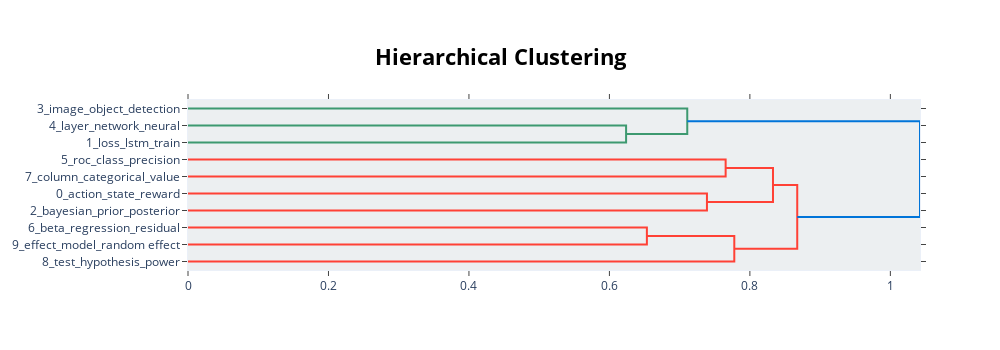

The code cell stored with this chart in its notebook:
### Code cell
# Visualize connections between topics using hierachical clustering
topic_model.visualize_hierarchy(top_n_topics=10)

### Figure 1 — Plotly figure (JSON) as saved in the notebook; plotly's stock layout.template omitted (floating-point values rounded to 4 significant figures)
{"data": [{"hoverinfo": "text", "marker": {"color": "rgb(61,153,112)"}, "mode": "lines", "type": "scatter", "x": [0, 0.6237, 0.6237, 0], "xaxis": "x", "y": [-15, -15, -25, -25], "yaxis": "y"}, {"hoverinfo": "text", "marker": {"color": "rgb(61,153,112)"}, "mode": "lines", "type": "scatter", "x": [0, 0.7108, 0.7108, 0.6237], "xaxis": "x", "y": [-5, -5, -20, -20], "yaxis": "y"}, {"hoverinfo": "text", "marker": {"color": "rgb(255,65,54)"}, "mode": "lines", "type": "scatter", "x": [0, 0.7655, 0.7655, 0], "xaxis": "x", "y": [-35, -35, -45, -45], "yaxis": "y"}, {"hoverinfo": "text", "marker": {"color": "rgb(255,65,54)"}, "mode": "lines", "type": "scatter", "x": [0, 0.7389, 0.7389, 0], "xaxis": "x", "y": [-55, -55, -65, -65], "yaxis": "y"}, {"hoverinfo": "text", "marker": {"color": "rgb(255,65,54)"}, "mode": "lines", "type": "scatter", "x": [0.7655, 0.8329, 0.8329, 0.7389], "xaxis": "x", "y": [-40, -40, -60, -60], "yaxis": "y"}, {"hoverinfo": "text", "marker": {"color": "rgb(255,65,54)"}, "mode": "lines", "type": "scatter", "x": [0, 0.6533, 0.6533, 0], "xaxis": "x", "y": [-75, -75, -85, -85], "yaxis": "y"}, {"hoverinfo": "text", "marker": {"color": "rgb(255,65,54)"}, "mode": "lines", "type": "scatter", "x": [0.6533, 0.7778, 0.7778, 0], "xaxis": "x", "y": [-80, -80, -95, -95], "yaxis": "y"}, {"hoverinfo": "text", "marker": {"color": "rgb(255,65,54)"}, "mode": "lines", "type": "scatter", "x": [0.8329, 0.8674, 0.8674, 0.7778], "xaxis": "x", "y": [-50, -50, -87.5, -87.5], "yaxis": "y"}, {"hoverinfo": "text", "marker": {"color": "rgb(0,116,217)"}, "mode": "lines", "type": "scatter", "x": [0.7108, 1.042, 1.042, 0.8674], "xaxis": "x", "y": [-12.5, -12.5, -68.75, -68.75], "yaxis": "y"}], "layout": {"autosize": false, "height": 350, "hoverlabel": {"bgcolor": "white", "font": {"family": "Rockwell", "size": 16}}, "hovermode": "closest", "plot_bgcolor": "#ECEFF1", "showlegend": false, "title": {"font": {"color": "Black", "size": 22}, "text": "<b>Hierarchical Clustering</b>", "x": 0.5, "xanchor": "center", "yanchor": "top"}, "width": 1000, "xaxis": {"mirror": "allticks", "rangemode": "tozero", "showgrid": false, "showline": true, "showticklabels": true, "ticks": "outside", "type": "linear", "zeroline": false}, "yaxis": {"mirror": "allticks", "range": [-100, 0], "rangemode": "tozero", "showgrid": false, "showline": true, "showticklabels": true, "tickmode": "array", "ticks": "outside", "ticktext": ["3_image_object_detection", "4_layer_network_neural", "1_loss_lstm_train", "5_roc_class_precision", "7_column_categorical_value", "0_action_state_reward", "2_bayesian_prior_posterior", "6_beta_regression_residual", "9_effect_model_random effect", "8_test_hypothesis_power"], "tickvals": [-5, -15, -25, -35, -45, -55, -65, -75, -85, -95], "type": "linear", "zeroline": false}}}
